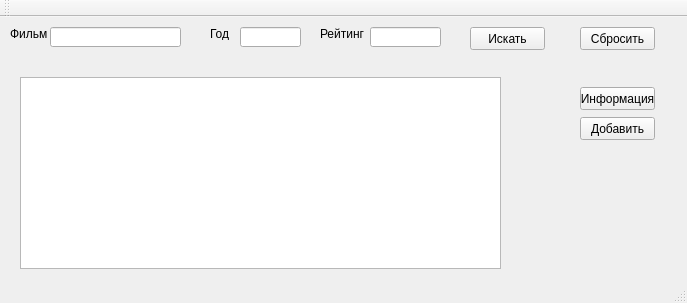
<?xml version="1.0" encoding="UTF-8"?>
<ui version="4.0">
 <class>MainWindow</class>
 <widget class="QMainWindow" name="MainWindow">
  <property name="enabled">
   <bool>true</bool>
  </property>
  <property name="geometry">
   <rect>
    <x>0</x>
    <y>0</y>
    <width>687</width>
    <height>303</height>
   </rect>
  </property>
  <property name="sizePolicy">
   <sizepolicy hsizetype="Fixed" vsizetype="Fixed">
    <horstretch>0</horstretch>
    <verstretch>0</verstretch>
   </sizepolicy>
  </property>
  <property name="windowTitle">
   <string>MainWindow</string>
  </property>
  <widget class="QWidget" name="centralWidget">
   <widget class="QPushButton" name="searchButton">
    <property name="geometry">
     <rect>
      <x>470</x>
      <y>10</y>
      <width>75</width>
      <height>23</height>
     </rect>
    </property>
    <property name="text">
     <string>Искать</string>
    </property>
   </widget>
   <widget class="QPushButton" name="resetButton">
    <property name="geometry">
     <rect>
      <x>580</x>
      <y>10</y>
      <width>75</width>
      <height>23</height>
     </rect>
    </property>
    <property name="text">
     <string>Сбросить</string>
    </property>
   </widget>
   <widget class="QPushButton" name="informationButton">
    <property name="geometry">
     <rect>
      <x>580</x>
      <y>70</y>
      <width>75</width>
      <height>23</height>
     </rect>
    </property>
    <property name="text">
     <string>Информация</string>
    </property>
   </widget>
   <widget class="QPushButton" name="addButton">
    <property name="geometry">
     <rect>
      <x>580</x>
      <y>100</y>
      <width>75</width>
      <height>23</height>
     </rect>
    </property>
    <property name="text">
     <string>Добавить</string>
    </property>
   </widget>
   <widget class="QLabel" name="filmLabel">
    <property name="geometry">
     <rect>
      <x>10</x>
      <y>10</y>
      <width>47</width>
      <height>13</height>
     </rect>
    </property>
    <property name="text">
     <string>Фильм</string>
    </property>
   </widget>
   <widget class="QLabel" name="yearLabel">
    <property name="geometry">
     <rect>
      <x>210</x>
      <y>10</y>
      <width>47</width>
      <height>13</height>
     </rect>
    </property>
    <property name="text">
     <string>Год</string>
    </property>
   </widget>
   <widget class="QLabel" name="rateLabel">
    <property name="geometry">
     <rect>
      <x>320</x>
      <y>10</y>
      <width>47</width>
      <height>13</height>
     </rect>
    </property>
    <property name="text">
     <string>Рейтинг</string>
    </property>
   </widget>
   <widget class="QLineEdit" name="filmEdit">
    <property name="geometry">
     <rect>
      <x>50</x>
      <y>10</y>
      <width>131</width>
      <height>20</height>
     </rect>
    </property>
   </widget>
   <widget class="QLineEdit" name="yearEdit">
    <property name="geometry">
     <rect>
      <x>240</x>
      <y>10</y>
      <width>61</width>
      <height>20</height>
     </rect>
    </property>
    <property name="inputMethodHints">
     <set>Qt::ImhPreferNumbers</set>
    </property>
    <property name="inputMask">
     <string/>
    </property>
   </widget>
   <widget class="QLineEdit" name="rateEdit">
    <property name="geometry">
     <rect>
      <x>370</x>
      <y>10</y>
      <width>71</width>
      <height>20</height>
     </rect>
    </property>
    <property name="inputMethodHints">
     <set>Qt::ImhFormattedNumbersOnly</set>
    </property>
   </widget>
   <widget class="QTableWidget" name="tableWidget">
    <property name="geometry">
     <rect>
      <x>20</x>
      <y>60</y>
      <width>481</width>
      <height>192</height>
     </rect>
    </property>
    <property name="sortingEnabled">
     <bool>true</bool>
    </property>
    <property name="rowCount">
     <number>0</number>
    </property>
    <property name="columnCount">
     <number>0</number>
    </property>
   </widget>
  </widget>
  <widget class="QMenuBar" name="menuBar">
   <property name="geometry">
    <rect>
     <x>0</x>
     <y>0</y>
     <width>687</width>
     <height>21</height>
    </rect>
   </property>
  </widget>
  <widget class="QToolBar" name="mainToolBar">
   <attribute name="toolBarArea">
    <enum>TopToolBarArea</enum>
   </attribute>
   <attribute name="toolBarBreak">
    <bool>false</bool>
   </attribute>
  </widget>
  <widget class="QStatusBar" name="statusBar"/>
 </widget>
 <layoutdefault spacing="6" margin="11"/>
 <resources/>
 <connections/>
</ui>
